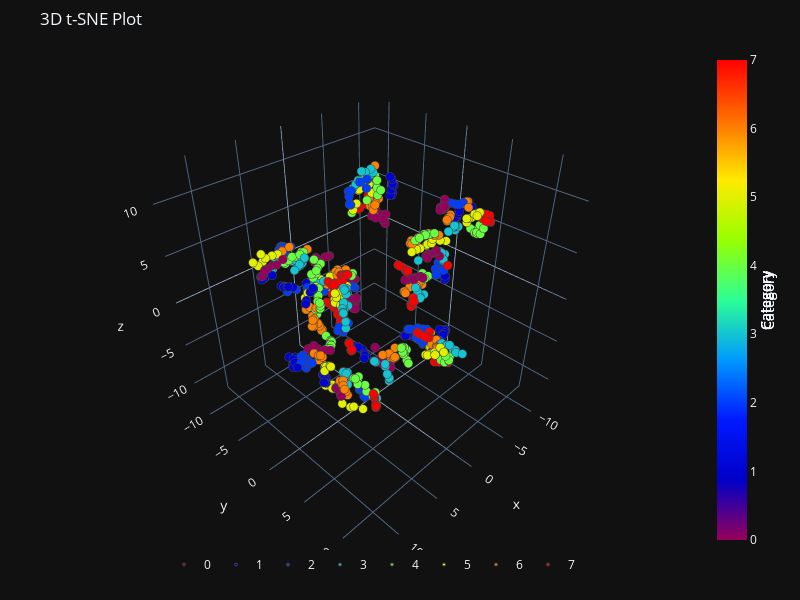

Here is the notebook cell this chart was saved with:
### Code cell
plot_3d(tsne[:, 0],
        tsne[:, 1],
        tsne[:, 2],
        path = os.path.join(explanatory_fMRI_dir, 'tsene_3d.png'),
        y = categories[subject_id],
        title="3D t-SNE Plot")
